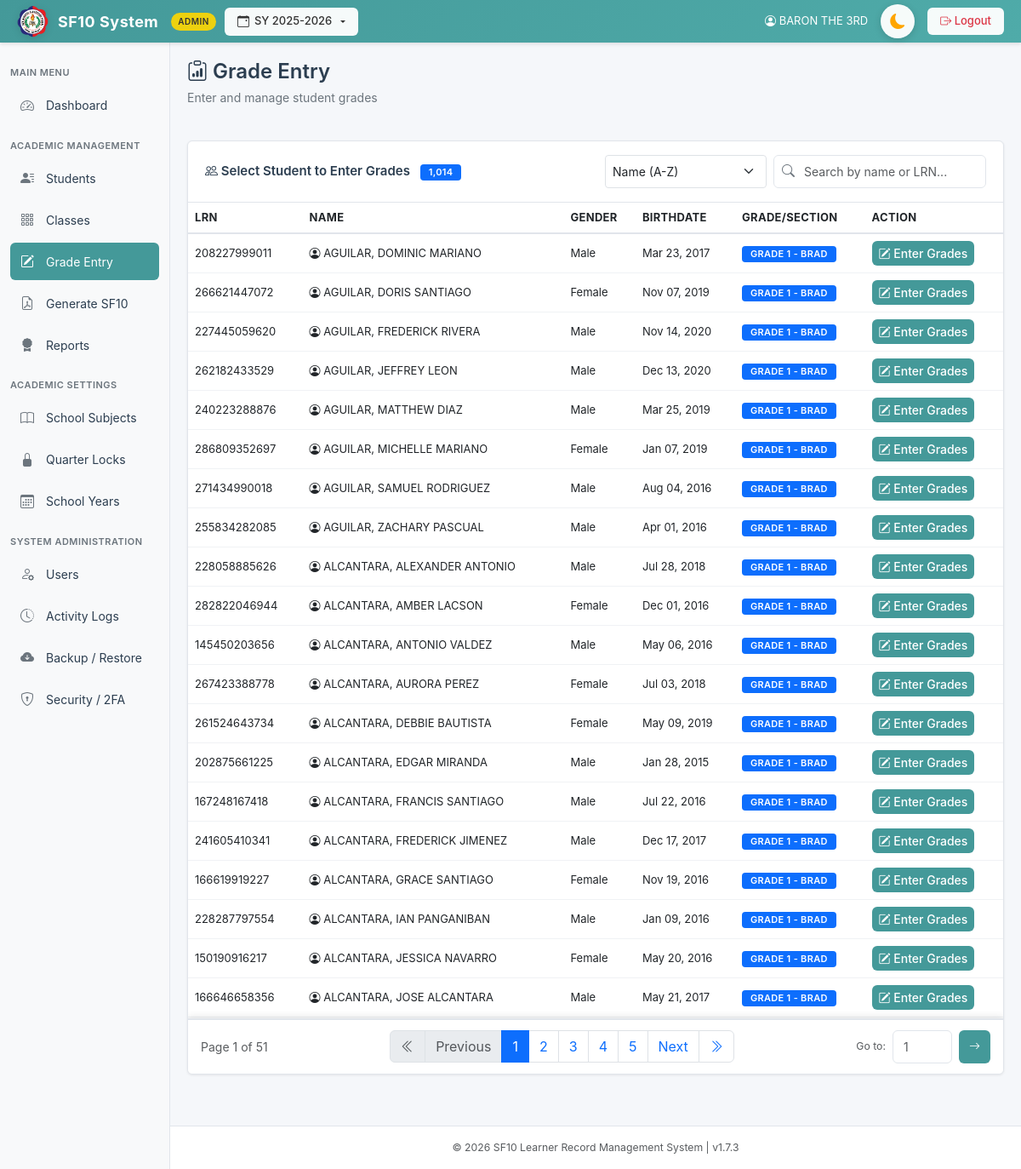
Page /pages/grade_entry.php (signed in) on the committed database.
### tables this page shows
CREATE TABLE `students` (
  `id` int(11) NOT NULL AUTO_INCREMENT,
  `lrn` varchar(20) NOT NULL,
  `last_name` varchar(50) DEFAULT NULL,
  `first_name` varchar(50) DEFAULT NULL,
  `middle_name` varchar(50) DEFAULT NULL,
  `suffix` varchar(10) DEFAULT NULL,
  `gender` enum('Male','Female') DEFAULT NULL,
  `birthdate` date DEFAULT NULL,
  `credential_presented` enum('Kinder Progress Report','ECCD Checklist','Kindergarten Certificate of Completion','PEPT','Others') DEFAULT NULL,
  `credential_other_details` text DEFAULT NULL,
  `pept_rating` varchar(20) DEFAULT NULL,
  `pept_exam_date` date DEFAULT NULL,
  `pept_testing_center` text DEFAULT NULL,
  `created_at` timestamp NOT NULL DEFAULT current_timestamp(),
  `eligibility_school_name` varchar(100) DEFAULT NULL,
  `eligibility_school_id` varchar(50) DEFAULT NULL,
  `eligibility_school_address` varchar(255) DEFAULT NULL,
  `eligibility_remark` varchar(255) DEFAULT NULL,
  `grade_level` varchar(50) DEFAULT NULL,
  `section` varchar(50) DEFAULT NULL,
  PRIMARY KEY (`id`),
  UNIQUE KEY `lrn` (`lrn`),
  UNIQUE KEY `lrn_2` (`lrn`)
);

### pages/grade_entry.php (the view, shortened to what this page needs)
<?php
require_once "../includes/db.php";
$search = $_GET['search'] ?? '';
$sort = $_GET['sort'] ?? 'name-asc';
$page = isset($_GET['page']) ? max(1, (int)$_GET['page']) : 1;
$items_per_page = 20;
$where_conditions = [];
$params = [];
$types = "";
$where_sql = !empty($where_conditions) ? "WHERE " . implode(" AND ", $where_conditions) : "";
$order_sql = "";
$search_order_params = [];
$search_order_types = "";
switch ($sort) {
    case 'name-asc': $order_sql .= "s.last_name ASC, s.first_name ASC"; break;
}
$count_query = "SELECT COUNT(DISTINCT s.id) as total
                FROM students s
                LEFT JOIN (
                    SELECT student_id, MAX(id) as max_id
                    FROM schools_attended
                    GROUP BY student_id
                ) sa_max ON s.id = sa_max.student_id
                LEFT JOIN schools_attended sa ON sa_max.max_id = sa.id
                $where_sql";
$stmt = $conn->prepare($count_query);
$stmt->execute();
$total_students = $stmt->get_result()->fetch_assoc()['total'];
$total_pages = ceil($total_students / $items_per_page);
$page = max(1, min($total_pages, $page));
$offset = ($page - 1) * $items_per_page;
$students_query = "SELECT s.id, UPPER(CONCAT(s.last_name, ', ', s.first_name, ' ', IFNULL(s.middle_name, ''))) AS fullname, s.lrn, s.gender, s.birthdate,
                          sa.grade_level, sa.section, sa.school_year
                   FROM students s
                   LEFT JOIN (
                       SELECT student_id, MAX(id) as max_id
                       FROM schools_attended
                       GROUP BY student_id
                   ) sa_max ON s.id = sa_max.student_id
                   LEFT JOIN schools_attended sa ON sa_max.max_id = sa.id
                   $where_sql
                   ORDER BY $order_sql
                   LIMIT ? OFFSET ?";
$stmt = $conn->prepare($students_query);
$final_types = $types . $search_order_types . "ii";
$final_params = array_merge($params, $search_order_params, [$items_per_page, $offset]);
$stmt->bind_param($final_types, ...$final_params);
$stmt->execute();
$students = $stmt->get_result();
include "../templates/header.php";
?>
<div class="page-header mb-4">
    <h2><i class="bi bi-clipboard-data"></i> Grade Entry</h2>
    <p class="subtitle">Enter and manage student grades</p>
</div>
<div class="card" style="overflow: hidden; border-radius: 0.375rem;">
  <div class="card-header d-flex justify-content-between align-items-center">
    <span>
      <i class="bi bi-people"></i> Select Student to Enter Grades
      <span class="badge bg-primary ms-2" id="studentCount"><?= number_format($total_students) ?></span>
    </span>
    <div class="d-flex gap-2">
      <select id="sortStudents" class="form-select form-select-sm" style="width: auto;">
        <option value="name-asc" <?= $sort == 'name-asc' ? 'selected' : '' ?>>Name (A-Z)</option>
      </select>
      <div style="position: relative; width: 250px;">
        <input type="text" class="form-control form-control-sm" id="studentSearchBox" placeholder="Search by name or LRN..." value="<?= htmlspecialchars($search) ?>" style="padding-left: 35px; padding-right: 30px;">
      </div>
    </div>
  </div>
  <div class="card-body">
    <div class="table-responsive">
      <table class="table table-hover mb-0" id="studentsTable">
        <thead>
          <tr>
            <th>LRN</th>
            <th>Name</th>
            <th>Gender</th>
            <th>Birthdate</th>
            <th>Grade/Section</th>
            <th>Action</th>
          </tr>
        </thead>
        <tbody>
          <?php if ($students->num_rows > 0): ?>
            <?php while($student = $students->fetch_assoc()): ?>
            <tr class="student-row" onclick="enterGrades(<?= $student['id'] ?>, '<?= htmlspecialchars($student['fullname'], ENT_QUOTES) ?>')">
              <td><?= htmlspecialchars($student['lrn']) ?></td>
              <td>
                <i class="bi bi-person-circle"></i> <?= htmlspecialchars(strtoupper($student['fullname'])) ?>
              </td>
              <td><?= htmlspecialchars($student['gender'] ?? 'N/A') ?></td>
              <td><?= !empty($student['birthdate']) ? date('M d, Y', strtotime($student['birthdate'])) : 'N/A' ?></td>
              <td>
                <?php if ($student['grade_level']): ?>
                  <span class="badge bg-primary">Grade <?= htmlspecialchars($student['grade_level'] . ' - ' . ($student['section'] ?? '-')) ?></span>
                <?php else: ?>
                  <span class="badge bg-secondary">No records</span>
                <?php endif; ?>
              </td>
              <td>
                <button class="btn btn-sm btn-primary" onclick="event.stopPropagation(); enterGrades(<?= $student['id'] ?>, '<?= htmlspecialchars($student['fullname'], ENT_QUOTES) ?>')">
                  <i class="bi bi-pencil-square"></i> Enter Grades
                </button>
              </td>
            </tr>
            <?php endwhile; ?>
          <?php endif; ?>
        </tbody>
      </table>
    </div>
  </div>
  <?php if ($total_students > 0): ?>
  <div class="pagination-container">
    <div class="d-flex justify-content-between align-items-center">
      <div class="text-muted">
        Page <?= $page ?> of <?= max(1, $total_pages) ?>
      </div>
      <nav aria-label="Page navigation">
        <ul class="pagination mb-0">
          <li class="page-item <?= $page <= 1 ? 'disabled' : '' ?>">
            <a class="page-link" href="?page=1&search=<?= urlencode($search) ?>&sort=<?= urlencode($sort) ?>" title="First Page">
              <i class="bi bi-chevron-double-left"></i>
            </a>
          </li>
          <li class="page-item <?= $page <= 1 ? 'disabled' : '' ?>">
            <a class="page-link" href="?page=<?= max(1, $page - 1) ?>&search=<?= urlencode($search) ?>&sort=<?= urlencode($sort) ?>">Previous</a>
          </li>
          <?php
          $start_page = max(1, $page - 2);
          $end_page = min(max(1, $total_pages), $start_page + 4);
          $start_page = max(1, $end_page - 4);
          for($i = $start_page; $i <= $end_page; $i++):
          ?>
          <li class="page-item <?= $i == $page ? 'active' : '' ?>">
            <a class="page-link" href="?page=<?= $i ?>&search=<?= urlencode($search) ?>&sort=<?= urlencode($sort) ?>"><?= $i ?></a>
          </li>
          <?php endfor; ?>
          <li class="page-item <?= $page >= $total_pages ? 'disabled' : '' ?>">
            <a class="page-link" href="?page=<?= min($total_pages, $page + 1) ?>&search=<?= urlencode($search) ?>&sort=<?= urlencode($sort) ?>">Next</a>
          </li>
          <li class="page-item <?= $page >= $total_pages ? 'disabled' : '' ?>">
            <a class="page-link" href="?page=<?= max(1, $total_pages) ?>&search=<?= urlencode($search) ?>&sort=<?= urlencode($sort) ?>" title="Last Page">
              <i class="bi bi-chevron-double-right"></i>
            </a>
          </li>
        </ul>
      </nav>
      <div class="d-flex align-items-center gap-2">
        <span class="text-muted small">Go to:</span>
        <form method="GET" class="d-flex gap-2" onsubmit="return validatePageJump()">
          <input type="number"
                 name="page"
                 id="pageJump"
                 class="form-control form-control-sm"
                 style="width: 70px;"
                 min="1"
                 max="<?= max(1, $total_pages) ?>"
                 placeholder="<?= $page ?>"
                 title="Enter page number (1-<?= max(1, $total_pages) ?>)">
          <button type="submit" class="btn btn-sm btn-primary">
            <i class="bi bi-arrow-right"></i>
          </button>
        </form>
      </div>
    </div>
  </div>
  <?php endif; ?>
</div>
<?php include "../templates/footer.php"; ?>

### assets/css/style.css (style rules this page uses)
* { margin: 0; padding: 0; box-sizing: border-box; }
body { background-color: #f5f7fa; font-family: -apple-system, BlinkMacSystemFont, "Segoe UI", Roboto, "Helvetica Neue", Arial, sans-serif; color: #2c3e50; font-size: 14px; overflow-x: hidden; overflow-y: overlay; }
html { overflow-y: overlay; }
:root { --primary-teal: #449999; --primary-teal-dark: #3a8585; --primary-teal-light: #4FABA9; --sidebar-bg: #f8f9fa; --topbar-bg: #449999; --text-dark: #2c3e50; --text-muted: #6c757d; --border-color: #e1e5eb; --card-shadow: 0 1px 3px rgba(0, 0, 0, 0.08); --hover-bg: #f0f2f5; --card-bg: #ffffff; --input-bg: #ffffff; --input-border: #ced4da; --input-text: #212529; }
.page-header { margin-bottom: 25px; }
.page-header h2 { color: var(--text-dark); font-size: 24px; font-weight: 600; margin-bottom: 5px; }
.page-header .subtitle { color: var(--text-muted); font-size: 14px; }
.card { border: 1px solid var(--border-color); border-radius: 8px; box-shadow: var(--card-shadow); background: white; margin-bottom: 20px; }
.card-header { background: white; border-bottom: 1px solid var(--border-color); padding: 16px 20px; font-weight: 600; color: var(--text-dark); font-size: 15px; border-radius: 8px 8px 0 0 !important; }
.card-body { padding: 20px; }
.btn { border-radius: 6px; font-weight: 500; padding: 8px 16px; font-size: 14px; transition: all 0.2s; border: none; }
.btn-primary { background-color: var(--primary-teal); color: white; }
.btn-sm { padding: 5px 12px; font-size: 13px; }
.table { font-size: 13px; }
.table thead { background: #f8f9fa; color: var(--text-dark); font-weight: 600; border-bottom: 2px solid var(--border-color); }
.table thead th { padding: 12px; border: none; font-size: 13px; text-transform: uppercase; letter-spacing: 0.3px; }
.table tbody td { padding: 12px; vertical-align: middle; border-bottom: 1px solid #f0f2f5; }
.form-control { border: 1px solid var(--border-color); border-radius: 6px; padding: 8px 12px; transition: all 0.3s; }
.badge { padding: 4px 10px; border-radius: 4px; font-size: 11px; font-weight: 600; text-transform: uppercase; letter-spacing: 0.3px; }
@media (min-width: 992px) { .table { font-size: 14px; } }

### templates/header.php (style rules this page uses)
html, body { background-color: #f4f7fb; }

### pages/grade_entry.php (style rules this page uses)
html, body { overflow: hidden !important; height: 100vh !important; }
body { display: flex !important; flex-direction: column !important; }
#mainContent > *, .main-wrapper#mainContent > * { flex-shrink: 0 !important; }
#mainContent .card:last-of-type, .main-wrapper#mainContent .card:last-of-type { flex: 1 1 auto !important; display: flex !important; flex-direction: column !important; min-height: 0 !important; overflow: hidden !important; margin-bottom: 0 !important; }
#mainContent .card:last-of-type .card-body, .main-wrapper#mainContent .card:last-of-type .card-body { flex: 1 1 auto !important; display: flex !important; flex-direction: column !important; min-height: 0 !important; overflow: hidden !important; padding: 0 !important; }
#mainContent .card:last-of-type .table-responsive, .main-wrapper#mainContent .card:last-of-type .table-responsive { flex: 1 1 auto !important; min-height: 0 !important; overflow-y: auto !important; overflow-x: auto !important; margin-bottom: 0 !important; -webkit-overflow-scrolling: touch !important; }
#studentsTable { font-size: 13px; width: 100%; margin-bottom: 0; min-width: 700px; }
#studentsTable th, #studentsTable td { padding: 8px; }
#studentsTable thead { position: sticky; top: 0; z-index: 10; background: var(--card-bg, #fff); }
.pagination-container { flex-shrink: 0; position: sticky; bottom: 0; z-index: 1000; background: var(--card-bg); border-top: 2px solid var(--border-color); padding: 12px 15px; box-shadow: 0 -2px 8px rgba(0,0,0,0.1); }
.student-row { cursor: pointer; transition: background-color 0.2s; }
#studentsTable .btn-sm { padding: 0.25rem 0.5rem; font-size: 0.875rem; }

### rows in the picture
students: lrn "208227999011", fullname "AGUILAR, DOMINIC MARIANO", gender "Male", birthdate "Mar 23, 2017", section "1 - BRAD"
students: lrn "266621447072", fullname "AGUILAR, DORIS SANTIAGO", gender "Female", birthdate "Nov 07, 2019", section "1 - BRAD"
students: lrn "227445059620", fullname "AGUILAR, FREDERICK RIVERA", gender "Male", birthdate "Nov 14, 2020", section "1 - BRAD"
students: lrn "262182433529", fullname "AGUILAR, JEFFREY LEON", gender "Male", birthdate "Dec 13, 2020", section "1 - BRAD"
students: lrn "240223288876", fullname "AGUILAR, MATTHEW DIAZ", gender "Male", birthdate "Mar 25, 2019", section "1 - BRAD"
students: lrn "286809352697", fullname "AGUILAR, MICHELLE MARIANO", gender "Female", birthdate "Jan 07, 2019", section "1 - BRAD"
students: lrn "271434990018", fullname "AGUILAR, SAMUEL RODRIGUEZ", gender "Male", birthdate "Aug 04, 2016", section "1 - BRAD"
students: lrn "255834282085", fullname "AGUILAR, ZACHARY PASCUAL", gender "Male", birthdate "Apr 01, 2016", section "1 - BRAD"
students: lrn "228058885626", fullname "ALCANTARA, ALEXANDER ANTONIO", gender "Male", birthdate "Jul 28, 2018", section "1 - BRAD"
students: lrn "282822046944", fullname "ALCANTARA, AMBER LACSON", gender "Female", birthdate "Dec 01, 2016", section "1 - BRAD"
students: lrn "145450203656", fullname "ALCANTARA, ANTONIO VALDEZ", gender "Male", birthdate "May 06, 2016", section "1 - BRAD"
students: lrn "267423388778", fullname "ALCANTARA, AURORA PEREZ", gender "Female", birthdate "Jul 03, 2018", section "1 - BRAD"
students: lrn "261524643734", fullname "ALCANTARA, DEBBIE BAUTISTA", gender "Female", birthdate "May 09, 2019", section "1 - BRAD"
students: lrn "202875661225", fullname "ALCANTARA, EDGAR MIRANDA", gender "Male", birthdate "Jan 28, 2015", section "1 - BRAD"
students: lrn "167248167418", fullname "ALCANTARA, FRANCIS SANTIAGO", gender "Male", birthdate "Jul 22, 2016", section "1 - BRAD"
students: lrn "241605410341", fullname "ALCANTARA, FREDERICK JIMENEZ", gender "Male", birthdate "Dec 17, 2017", section "1 - BRAD"
students: lrn "166619919227", fullname "ALCANTARA, GRACE SANTIAGO", gender "Female", birthdate "Nov 19, 2016", section "1 - BRAD"
students: lrn "228287797554", fullname "ALCANTARA, IAN PANGANIBAN", gender "Male", birthdate "Jan 09, 2016", section "1 - BRAD"
students: lrn "150190916217", fullname "ALCANTARA, JESSICA NAVARRO", gender "Female", birthdate "May 20, 2016", section "1 - BRAD"
students: lrn "166646658356", fullname "ALCANTARA, JOSE ALCANTARA", gender "Male", birthdate "May 21, 2017", section "1 - BRAD"

### other values in the picture
$_SESSION['school_year'] "2025-2026"
$user['full_name'] "BARON THE 3RD"
$total_students "1,014"
$page "1"
max(1, $total_pages) "51"
